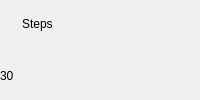
                 <widget class="QFrame" name="galleryStepsBlock">
                  <property name="accessibleName">
                   <string>StepsBlock</string>
                  </property>
                  <property name="role" stdset="0">
                   <string>galleryMetadataBlock</string>
                  </property>
                  <layout class="QVBoxLayout" name="galleryStepsLayout">
                   <item>
                    <layout class="QHBoxLayout" name="galleryStepsLabelHeadingLayout" stretch="0,1">
                     <property name="leftMargin">
                      <number>0</number>
                     </property>
                     <property name="topMargin">
                      <number>0</number>
                     </property>
                     <property name="rightMargin">
                      <number>0</number>
                     </property>
                     <property name="bottomMargin">
                      <number>0</number>
                     </property>
                     <property name="spacing">
                      <number>6</number>
                     </property>
                     <item>
                      <widget class="QLabel" name="galleryStepsLabelIcon">
                       <property name="role" stdset="0">
                        <string>sectionIcon</string>
                       </property>
                       <property name="iconKey" stdset="0">
                        <string>repeat</string>
                       </property>
                       <property name="text">
                        <string />
                       </property>
                       <property name="minimumSize">
                        <size>
                         <width>16</width>
                         <height>16</height>
                        </size>
                       </property>
                       <property name="maximumSize">
                        <size>
                         <width>16</width>
                         <height>16</height>
                        </size>
                       </property>
                      </widget>
                     </item>
                     <item>
                      <widget class="QLabel" name="galleryStepsLabel">
                       <property name="accessibleName">
                        <string>StepsLabel</string>
                       </property>
                       <property name="text">
                        <string>Steps</string>
                       </property>
                       <property name="role" stdset="0">
                        <string>secondary</string>
                       </property>
                       <property name="textInteractionFlags">
                        <set>Qt::TextSelectableByMouse</set>
                       </property>
                       <property name="wordWrap">
                        <bool>false</bool>
                       </property>
                       <property name="textRole" stdset="0">
                        <string>caption</string>
                       </property>
                      </widget>
                     </item>
                    </layout>
                   </item>
                   <item>
                    <widget class="QLabel" name="galleryStepsValue">
                     <property name="accessibleName">
                      <string>StepsValue</string>
                     </property>
                     <property name="text">
                      <string>30</string>
                     </property>
                     <property name="textInteractionFlags">
                      <set>Qt::TextSelectableByMouse</set>
                     </property>
                     <property name="wordWrap">
                      <bool>false</bool>
                     </property>
                     <property name="textRole" stdset="0">
                      <string>value</string>
                     </property>
                    </widget>
                   </item>
                   <property name="spacing">
                    <number>4</number>
                   </property>
                   <property name="leftMargin">
                    <number>0</number>
                   </property>
                   <property name="topMargin">
                    <number>0</number>
                   </property>
                   <property name="rightMargin">
                    <number>0</number>
                   </property>
                   <property name="bottomMargin">
                    <number>0</number>
                   </property>
                  </layout>
                 </widget>
